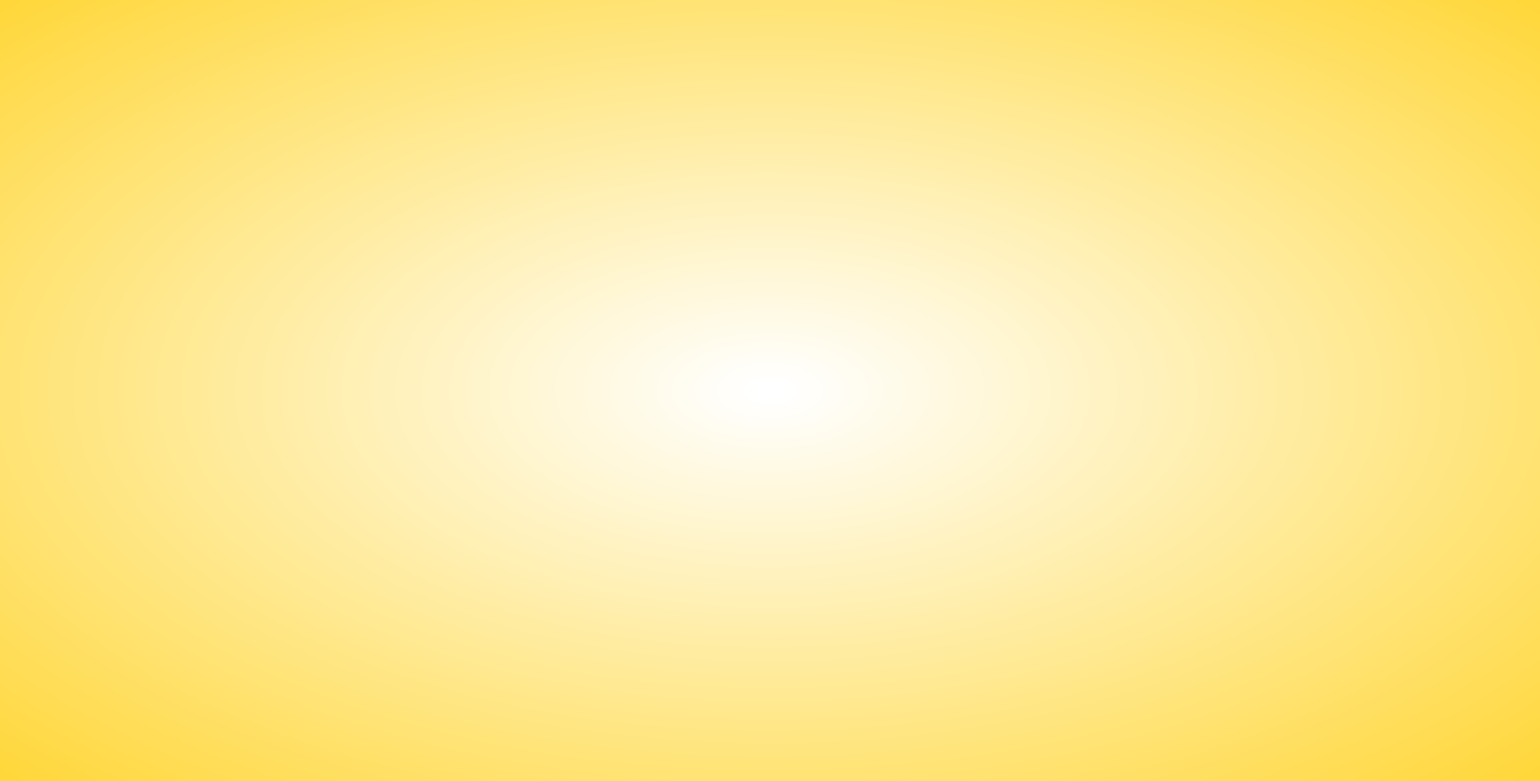
<?xml version="1.0" encoding="UTF-8"?>
<ui version="4.0">
 <class>MainWindow</class>
 <widget class="QMainWindow" name="MainWindow">
  <property name="geometry">
   <rect>
    <x>0</x>
    <y>0</y>
    <width>1578</width>
    <height>800</height>
   </rect>
  </property>
  <property name="windowTitle">
   <string>MainWindow</string>
  </property>
  <property name="styleSheet">
   <string notr="true"/>
  </property>
  <widget class="QWidget" name="centralwidget">
   <property name="styleSheet">
    <string notr="true">background-color: qradialgradient(spread:pad, cx:0.499, cy:0.499318, radius:0.871, fx:0.5, fy:0.5, stop:0.0097561 rgba(255, 255, 255, 255), stop:0.887805 rgba(255, 211, 38, 255));</string>
   </property>
   <layout class="QHBoxLayout" name="horizontalLayout">
    <item>
     <widget class="QLabel" name="label">
      <property name="minimumSize">
       <size>
        <width>721</width>
        <height>501</height>
       </size>
      </property>
      <property name="maximumSize">
       <size>
        <width>721</width>
        <height>501</height>
       </size>
      </property>
      <property name="styleSheet">
       <string notr="true">background-color: rgba(255, 255, 255, 0);
border-image: url(:/image/image/main.png);</string>
      </property>
      <property name="text">
       <string/>
      </property>
     </widget>
    </item>
   </layout>
  </widget>
 </widget>
 <resources>
  <include location="intro.qrc"/>
 </resources>
 <connections/>
</ui>
